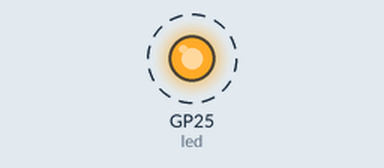
Recording of a program running on a simulated Raspberry Pi Pico running MicroPython. On the bench: output pins drawn as LEDs (lit = HIGH). Dashed ring = blinking. What the program prints to the serial console is not drawn.

Above: at 0.05 s.
Timing chart, 0 to 3.0 s (numbered marks = the images above):
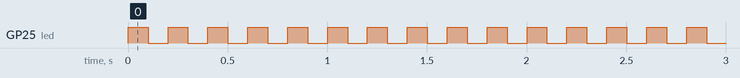

The program:

main.py
```python
import uasyncio
import gc
from machine import Pin

# task 1
async def led_blink():
    led = Pin(25, Pin.OUT)
    while True:
        led.on()
        await uasyncio.sleep_ms(100)
        led.off()
        await uasyncio.sleep_ms(100)

# task 2
async def say_hello():
    while True:
        print('time to say hello !')
        await uasyncio.sleep_ms(1_000)

# task 3
async def mem_report():
    while True:
        print('free mem = %s' % gc.mem_free())
        await uasyncio.sleep_ms(5_000)

# main task
async def main():
    # create task
    uasyncio.create_task(led_blink())
    uasyncio.create_task(say_hello())
    uasyncio.create_task(mem_report())
    # main loop
    while True:
        print('main() is alive')
        await uasyncio.sleep_ms(2_000)

# run
uasyncio.run(main())
```

Measured:
- by itself, GP25 (led): alternates HIGH for 0.10 s and LOW for 0.10 s
